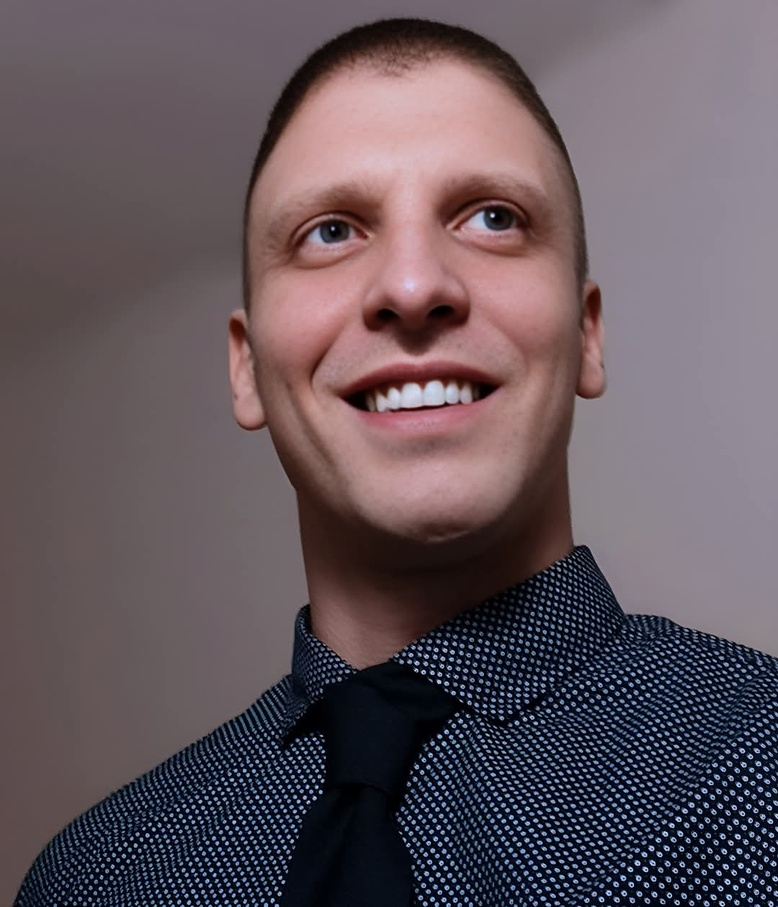
#> input picture cartoonizer/image.jpg, 778 x 907 px, shrunk from 1080 x 1260 before the run
$ python script.py
#> lines starting #> are read from the running program, lines starting #| are printed output that depends on the picture; after the words box and inside, x2 and y2 are one past the last pixel; in counts of white or black regions, pixels touching at a corner belong together
#> the answer given: image.jpg
#> the answer given: out.png
#!/usr/bin/python

import cv2


def cartoonize_image(image_path, output_path):
    """
    Cartoonize an image and save the result.
    """
#> called with image_path = 'image.jpg', output_path = 'out.png'
    try:
        # Read the image
        img = cv2.imread(image_path)
#> img is the input picture: shape (907, 778, 3); mean B, G, R 92.6, 85.8, 98.6

        if img is None:
            print("Error: Unable to read the image. Please check the file path.")
            return

        # Convert to grayscale
        gray = cv2.cvtColor(img, cv2.COLOR_BGR2GRAY)
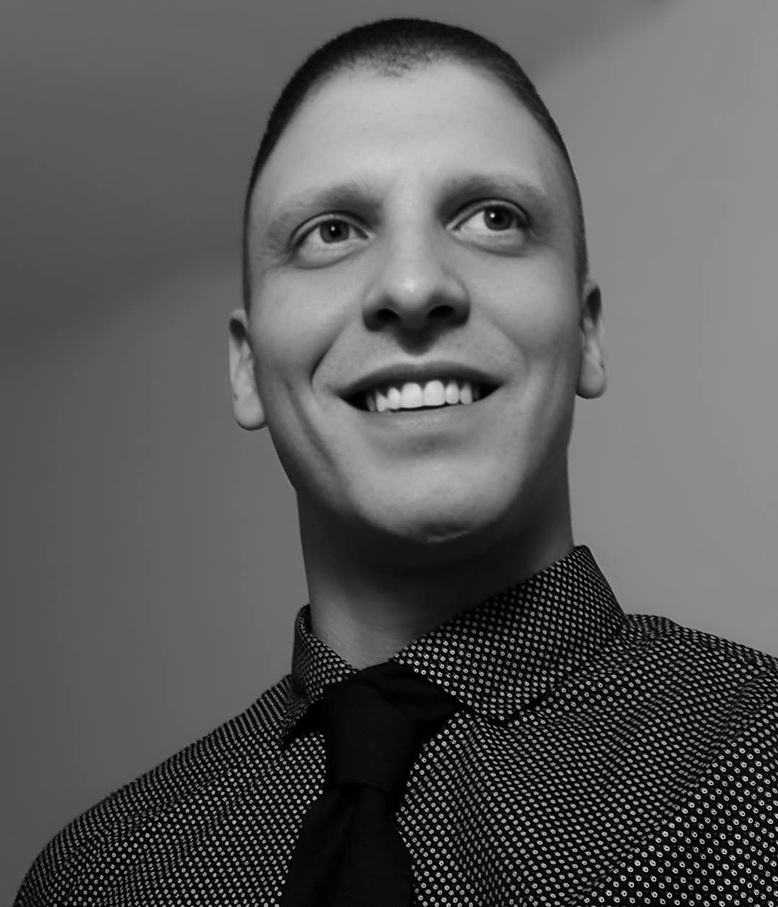
#> gray: shape (907, 778); min 0, max 231, mean 90.5

        # Apply median blur
        gray_blur = cv2.medianBlur(gray, 5)
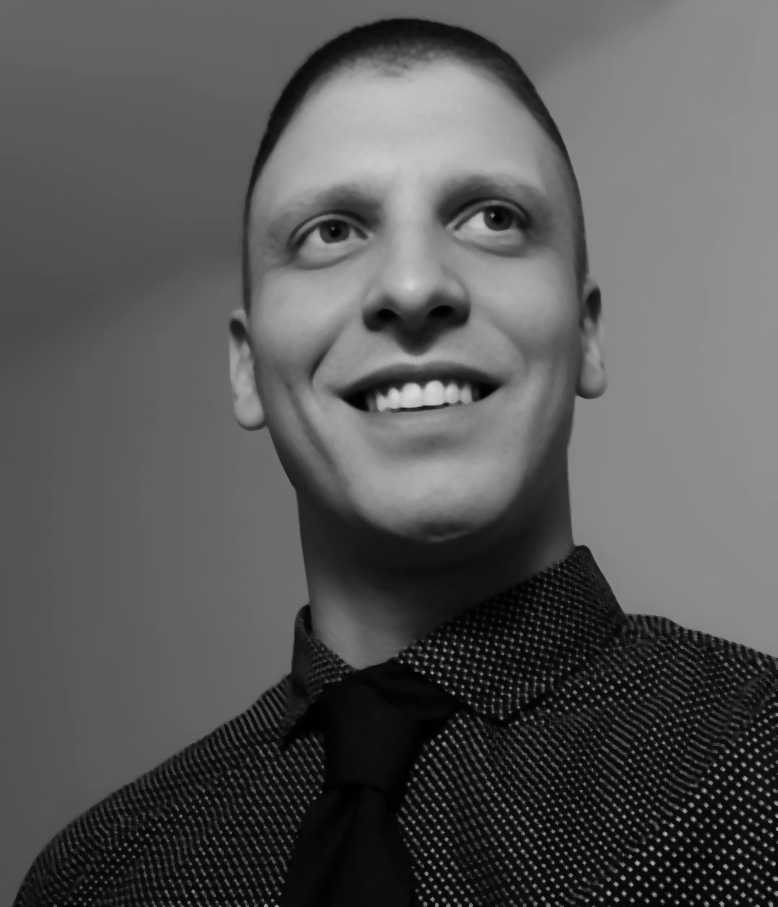
#> gray_blur: shape (907, 778); min 0, max 215, mean 87.4

        # Detect edges
        edges = cv2.adaptiveThreshold(
            gray_blur, 255, cv2.ADAPTIVE_THRESH_MEAN_C, cv2.THRESH_BINARY, 9, 9
        )
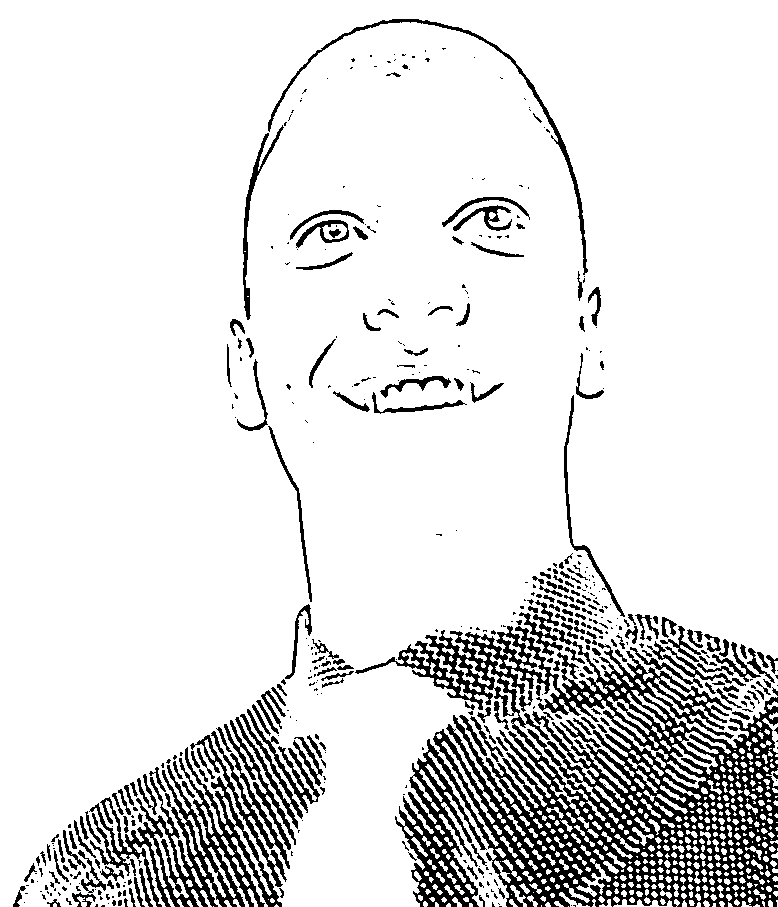
#> edges: shape (907, 778); 87.8% white; 487 black regions (278 under 20 px), largest, box (x1, y1, x2, y2) and area: (355, 626, 778, 907) 47674, (89, 731, 290, 907) 10717, (268, 19, 588, 275) 1871

        # Apply bilateral filter for smoothing
        color = cv2.bilateralFilter(img, 9, 300, 300)
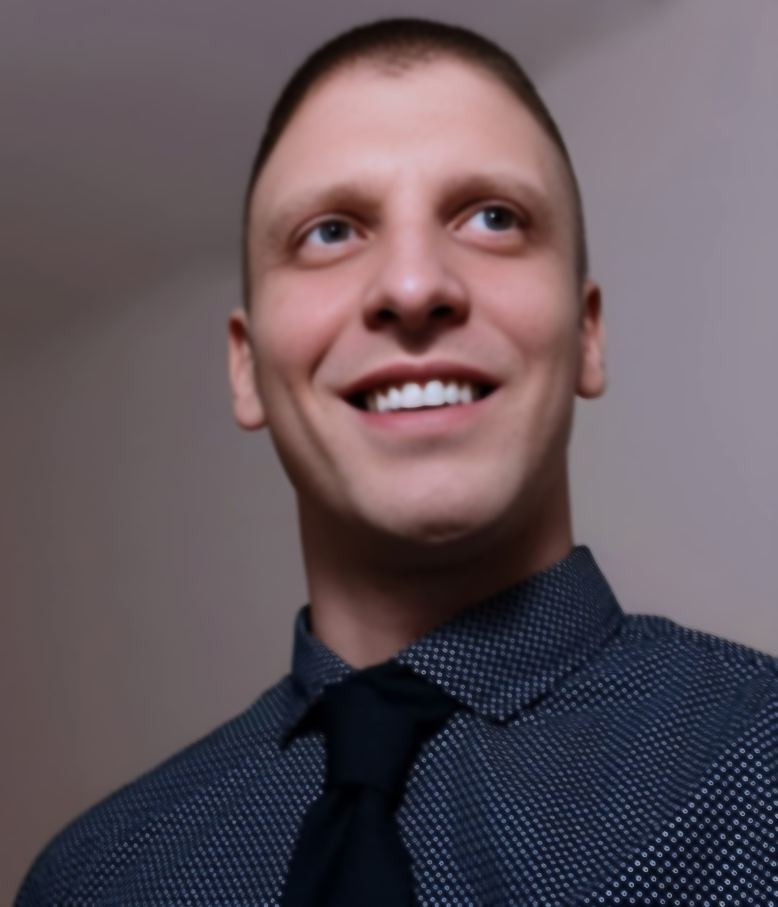
#> color: shape (907, 778, 3); mean B, G, R 92, 85.2, 98

        # Combine edges and color
        cartoon = cv2.bitwise_and(color, color, mask=edges)
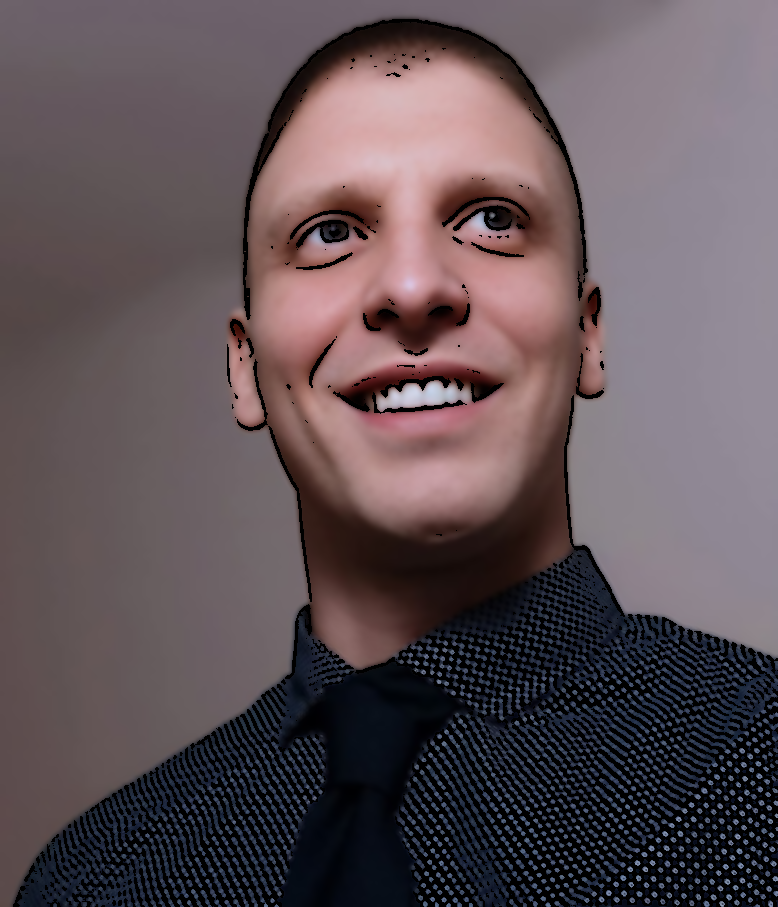
#> cartoon: shape (907, 778, 3); mean B, G, R 85.9, 81.2, 94.4

        # Save the cartoonized image
        cv2.imwrite(output_path, cartoon)
        print(f"Cartoonized image saved to: {output_path}")
    except Exception as e:
        print(f"An error occurred: {e}")


def main():
    print("Welcome to the Image Cartoonizer!")
    print("This tool transforms an image into a cartoon-style image.")
    print("-" * 50)

    image_path = input("Enter the path to the image: ").strip()
    output_path = input("Enter the output path (e.g., cartoon.jpg): ").strip()

    cartoonize_image(image_path, output_path)


main()
